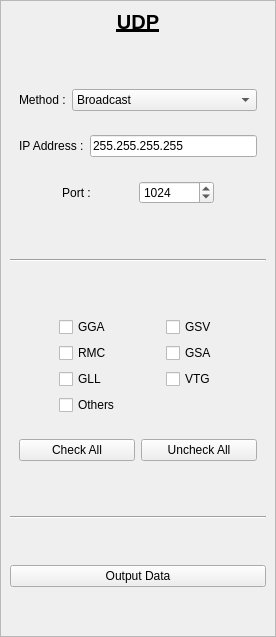
         <widget class="QFrame" name="verticalFrame_udp_output">
          <property name="minimumSize">
           <size>
            <width>275</width>
            <height>0</height>
           </size>
          </property>
          <property name="frameShape">
           <enum>QFrame::Shape::StyledPanel</enum>
          </property>
          <layout class="QVBoxLayout" name="verticalLayout_10">
           <property name="leftMargin">
            <number>9</number>
           </property>
           <property name="topMargin">
            <number>9</number>
           </property>
           <property name="rightMargin">
            <number>9</number>
           </property>
           <property name="bottomMargin">
            <number>9</number>
           </property>
           <item>
            <widget class="QLabel" name="label_16">
             <property name="sizePolicy">
              <sizepolicy hsizetype="Preferred" vsizetype="Maximum">
               <horstretch>0</horstretch>
               <verstretch>0</verstretch>
              </sizepolicy>
             </property>
             <property name="font">
              <font>
               <pointsize>15</pointsize>
               <bold>true</bold>
               <underline>true</underline>
              </font>
             </property>
             <property name="text">
              <string>UDP</string>
             </property>
             <property name="alignment">
              <set>Qt::AlignmentFlag::AlignCenter</set>
             </property>
            </widget>
           </item>
           <item>
            <spacer name="verticalSpacer_21">
             <property name="orientation">
              <enum>Qt::Orientation::Vertical</enum>
             </property>
             <property name="sizeHint" stdset="0">
              <size>
               <width>20</width>
               <height>40</height>
              </size>
             </property>
            </spacer>
           </item>
           <item>
            <layout class="QHBoxLayout" name="horizontalLayout_10">
             <property name="leftMargin">
              <number>9</number>
             </property>
             <property name="topMargin">
              <number>9</number>
             </property>
             <property name="rightMargin">
              <number>9</number>
             </property>
             <property name="bottomMargin">
              <number>9</number>
             </property>
             <item>
              <widget class="QLabel" name="label_17">
               <property name="sizePolicy">
                <sizepolicy hsizetype="Maximum" vsizetype="Preferred">
                 <horstretch>0</horstretch>
                 <verstretch>0</verstretch>
                </sizepolicy>
               </property>
               <property name="text">
                <string>Method :</string>
               </property>
              </widget>
             </item>
             <item>
              <widget class="QComboBox" name="comboBox_udp_host_address">
               <item>
                <property name="text">
                 <string>Broadcast</string>
                </property>
               </item>
               <item>
                <property name="text">
                 <string>Unicast</string>
                </property>
               </item>
               <item>
                <property name="text">
                 <string>Multicast</string>
                </property>
               </item>
              </widget>
             </item>
            </layout>
           </item>
           <item>
            <widget class="QFrame" name="horizontalFrame_udp_ip_address">
             <layout class="QHBoxLayout" name="horizontalLayout_11">
              <property name="leftMargin">
               <number>9</number>
              </property>
              <property name="topMargin">
               <number>9</number>
              </property>
              <property name="rightMargin">
               <number>9</number>
              </property>
              <property name="bottomMargin">
               <number>9</number>
              </property>
              <item>
               <widget class="QLabel" name="label_18">
                <property name="text">
                 <string>IP Address :</string>
                </property>
               </widget>
              </item>
              <item>
               <widget class="QLineEdit" name="lineEdit_udp_ip_address">
                <property name="text">
                 <string>255.255.255.255</string>
                </property>
               </widget>
              </item>
             </layout>
            </widget>
           </item>
           <item>
            <layout class="QHBoxLayout" name="horizontalLayout_3">
             <property name="leftMargin">
              <number>9</number>
             </property>
             <property name="topMargin">
              <number>9</number>
             </property>
             <property name="rightMargin">
              <number>9</number>
             </property>
             <property name="bottomMargin">
              <number>9</number>
             </property>
             <item>
              <spacer name="horizontalSpacer_13">
               <property name="orientation">
                <enum>Qt::Orientation::Horizontal</enum>
               </property>
               <property name="sizeHint" stdset="0">
                <size>
                 <width>40</width>
                 <height>20</height>
                </size>
               </property>
              </spacer>
             </item>
             <item>
              <widget class="QLabel" name="label_15">
               <property name="text">
                <string>Port :</string>
               </property>
               <property name="alignment">
                <set>Qt::AlignmentFlag::AlignCenter</set>
               </property>
              </widget>
             </item>
             <item>
              <spacer name="horizontalSpacer_15">
               <property name="orientation">
                <enum>Qt::Orientation::Horizontal</enum>
               </property>
               <property name="sizeHint" stdset="0">
                <size>
                 <width>40</width>
                 <height>20</height>
                </size>
               </property>
              </spacer>
             </item>
             <item>
              <widget class="QSpinBox" name="spinBox_update_udp_port_output">
               <property name="minimumSize">
                <size>
                 <width>75</width>
                 <height>0</height>
                </size>
               </property>
               <property name="maximum">
                <number>99999</number>
               </property>
               <property name="value">
                <number>1024</number>
               </property>
              </widget>
             </item>
             <item>
              <spacer name="horizontalSpacer_14">
               <property name="orientation">
                <enum>Qt::Orientation::Horizontal</enum>
               </property>
               <property name="sizeHint" stdset="0">
                <size>
                 <width>40</width>
                 <height>20</height>
                </size>
               </property>
              </spacer>
             </item>
            </layout>
           </item>
           <item>
            <spacer name="verticalSpacer_19">
             <property name="orientation">
              <enum>Qt::Orientation::Vertical</enum>
             </property>
             <property name="sizeHint" stdset="0">
              <size>
               <width>20</width>
               <height>40</height>
              </size>
             </property>
            </spacer>
           </item>
           <item>
            <widget class="Line" name="line">
             <property name="orientation">
              <enum>Qt::Orientation::Horizontal</enum>
             </property>
            </widget>
           </item>
           <item>
            <spacer name="verticalSpacer_20">
             <property name="orientation">
              <enum>Qt::Orientation::Vertical</enum>
             </property>
             <property name="sizeHint" stdset="0">
              <size>
               <width>20</width>
               <height>40</height>
              </size>
             </property>
            </spacer>
           </item>
           <item>
            <layout class="QGridLayout" name="gridLayout_4">
             <property name="leftMargin">
              <number>9</number>
             </property>
             <property name="topMargin">
              <number>9</number>
             </property>
             <property name="rightMargin">
              <number>9</number>
             </property>
             <property name="bottomMargin">
              <number>9</number>
             </property>
             <item row="0" column="3">
              <widget class="QCheckBox" name="checkBox_udp_output_gsv">
               <property name="text">
                <string>GSV</string>
               </property>
              </widget>
             </item>
             <item row="3" column="1">
              <widget class="QCheckBox" name="checkBox_udp_output_gll">
               <property name="text">
                <string>GLL</string>
               </property>
              </widget>
             </item>
             <item row="6" column="1">
              <widget class="QCheckBox" name="checkBox_udp_output_others">
               <property name="text">
                <string>Others</string>
               </property>
              </widget>
             </item>
             <item row="0" column="4">
              <spacer name="horizontalSpacer_22">
               <property name="orientation">
                <enum>Qt::Orientation::Horizontal</enum>
               </property>
               <property name="sizeHint" stdset="0">
                <size>
                 <width>40</width>
                 <height>20</height>
                </size>
               </property>
              </spacer>
             </item>
             <item row="0" column="1">
              <widget class="QCheckBox" name="checkBox_udp_output_gga">
               <property name="text">
                <string>GGA</string>
               </property>
              </widget>
             </item>
             <item row="0" column="0">
              <spacer name="horizontalSpacer_21">
               <property name="orientation">
                <enum>Qt::Orientation::Horizontal</enum>
               </property>
               <property name="sizeHint" stdset="0">
                <size>
                 <width>40</width>
                 <height>20</height>
                </size>
               </property>
              </spacer>
             </item>
             <item row="3" column="3">
              <widget class="QCheckBox" name="checkBox_udp_output_vtg">
               <property name="text">
                <string>VTG</string>
               </property>
              </widget>
             </item>
             <item row="1" column="1">
              <widget class="QCheckBox" name="checkBox_udp_output_rmc">
               <property name="text">
                <string>RMC</string>
               </property>
              </widget>
             </item>
             <item row="1" column="3">
              <widget class="QCheckBox" name="checkBox_udp_output_gsa">
               <property name="text">
                <string>GSA</string>
               </property>
              </widget>
             </item>
             <item row="0" column="2">
              <spacer name="horizontalSpacer_23">
               <property name="orientation">
                <enum>Qt::Orientation::Horizontal</enum>
               </property>
               <property name="sizeHint" stdset="0">
                <size>
                 <width>40</width>
                 <height>20</height>
                </size>
               </property>
              </spacer>
             </item>
            </layout>
           </item>
           <item>
            <widget class="QFrame" name="horizontalFrame_2">
             <property name="sizePolicy">
              <sizepolicy hsizetype="Preferred" vsizetype="Maximum">
               <horstretch>0</horstretch>
               <verstretch>0</verstretch>
              </sizepolicy>
             </property>
             <layout class="QHBoxLayout" name="horizontalLayout_5">
              <item>
               <widget class="QPushButton" name="pushButton_check_all_udp_output">
                <property name="text">
                 <string>Check All</string>
                </property>
               </widget>
              </item>
              <item>
               <widget class="QPushButton" name="pushButtonuncheck_all_udp_output">
                <property name="text">
                 <string>Uncheck All</string>
                </property>
               </widget>
              </item>
             </layout>
            </widget>
           </item>
           <item>
            <spacer name="verticalSpacer_10">
             <property name="orientation">
              <enum>Qt::Orientation::Vertical</enum>
             </property>
             <property name="sizeHint" stdset="0">
              <size>
               <width>20</width>
               <height>40</height>
              </size>
             </property>
            </spacer>
           </item>
           <item>
            <widget class="Line" name="line_2">
             <property name="orientation">
              <enum>Qt::Orientation::Horizontal</enum>
             </property>
            </widget>
           </item>
           <item>
            <spacer name="verticalSpacer_9">
             <property name="orientation">
              <enum>Qt::Orientation::Vertical</enum>
             </property>
             <property name="sizeHint" stdset="0">
              <size>
               <width>20</width>
               <height>40</height>
              </size>
             </property>
            </spacer>
           </item>
           <item>
            <widget class="QPushButton" name="pushButton_activate_udp_output">
             <property name="text">
              <string>Output Data</string>
             </property>
             <property name="icon">
              <iconset theme="QIcon::ThemeIcon::DocumentSend"/>
             </property>
             <property name="checkable">
              <bool>true</bool>
             </property>
            </widget>
           </item>
           <item>
            <spacer name="verticalSpacer_8">
             <property name="orientation">
              <enum>Qt::Orientation::Vertical</enum>
             </property>
             <property name="sizeHint" stdset="0">
              <size>
               <width>20</width>
               <height>40</height>
              </size>
             </property>
            </spacer>
           </item>
          </layout>
         </widget>
